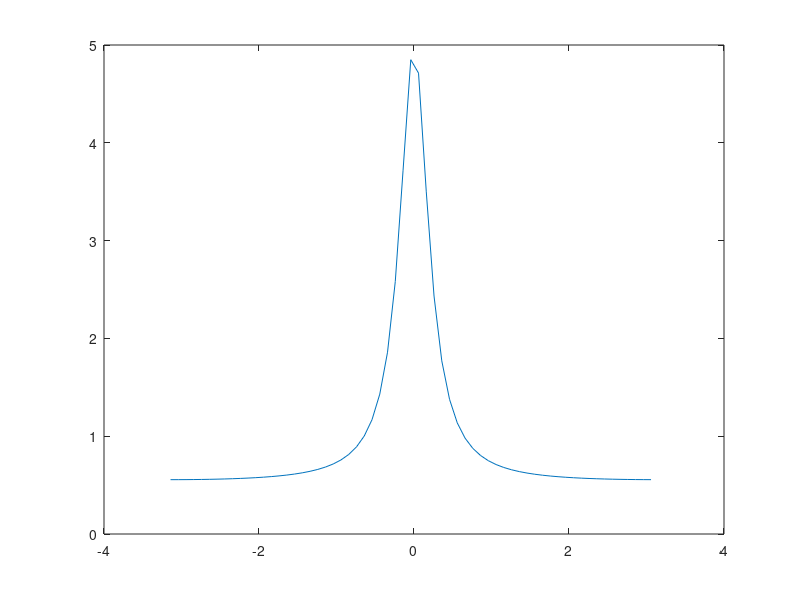

This figure's MATLAB source:
clc
close all
clear all
z=-pi:0.1:pi;
len=length(z);
for i=1:1:len
    f(i)=(exp(sqrt(-1)*z(i)))/(exp(sqrt(-1)*z(i))-0.8);
end
plot(z,f);